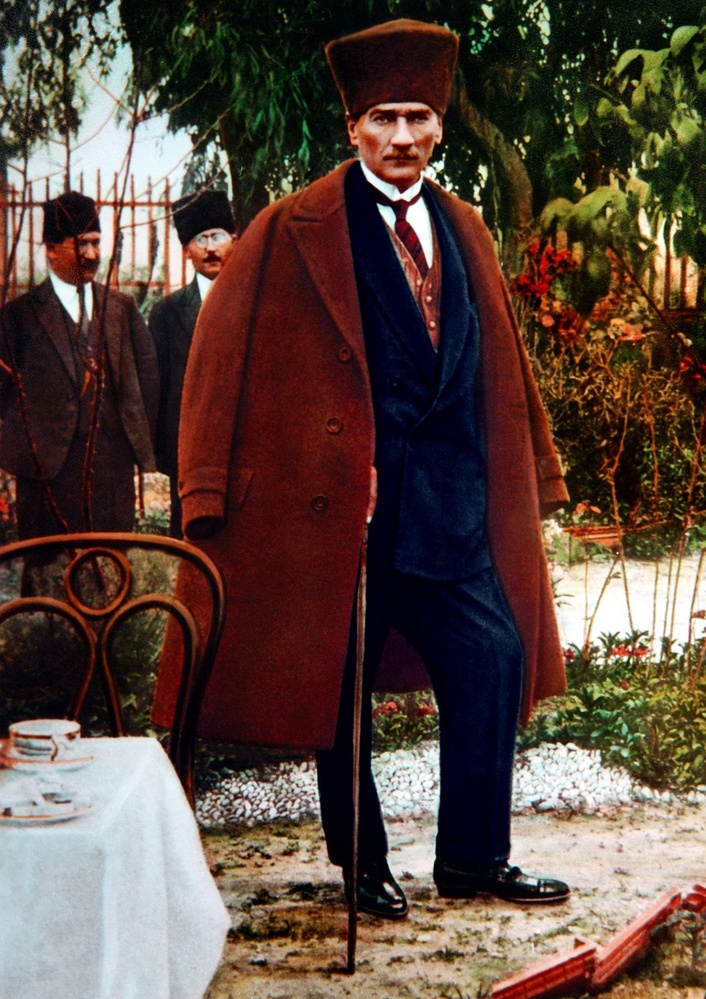
#> input picture trk.jpg, 706 x 999 px, shrunk from 1280 x 1810 before the run, found by its file name
$ python task2.1histogram_equalization.py
#> lines starting #> are read from the running program, lines starting #| are printed output that depends on the picture
import cv2
import numpy as np
from matplotlib import pyplot as plt

img=cv2.imread("C:/Users/Emre/Pictures/taskimage/trk.jpg")
#> img is the input picture: shape (999, 706, 3); mean B, G, R 63, 71.7, 91.1

hist,bins=np.histogram(img.flatten(),256,[0,256])
#> hist = 256 values, max 63940 at index 0, min 2581 at index 248, mean 8265.2; bins = 257 values from 0 to 256
#verilen görüntünün histogramı burada hesaplanır.
#hist= histogramdaki değerlerin sayılarnı içerir.   bins= histogramın kenarlarını belirler.
cdf=hist.cumsum()
#> cdf = 256 values from 63940 to 2115882
#CDF hesaplamak için kullanılır.Histogramdaki belirli bir değerin olasılığını hesaplamak için kullanılır.
cdf_normalized=cdf*float(hist.max())/cdf.max()
#> cdf_normalized = 256 values from 1932.2 to 63940
#Hesaplanan kümülatif dağılım fonksiyonunu CDF normalize etmek için kullanılır.
#hist.max= Histogramdaki en büyük değeri,CDF deki en büyük deperi temsil eder.CDF de olabilecek max piksel sayısını belirtir.
#cdf.max= CDFnin max değerini verir.

plt.plot(cdf_normalized,color = 'b')
plt.hist(img.flatten(),256,[0,256],color='r')
plt.xlim([0,256])
plt.legend(('cdf','histogram'),loc='upper left')
plt.show()
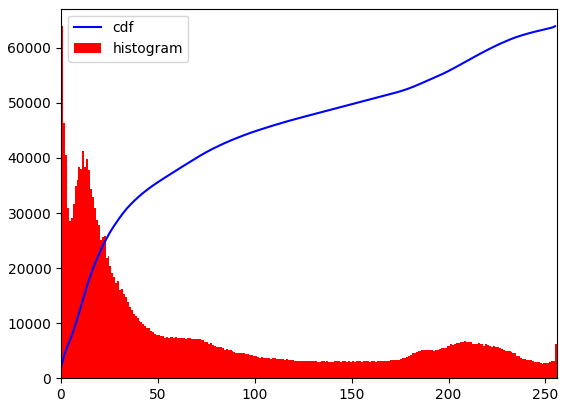
#> figure drawn by matplotlib, 1 panel; tallest bar 63940 high, from x = 0 to 1; curve peaks at x = 255, y = 63940

$ run again, with image.webp saved as trk.jpg
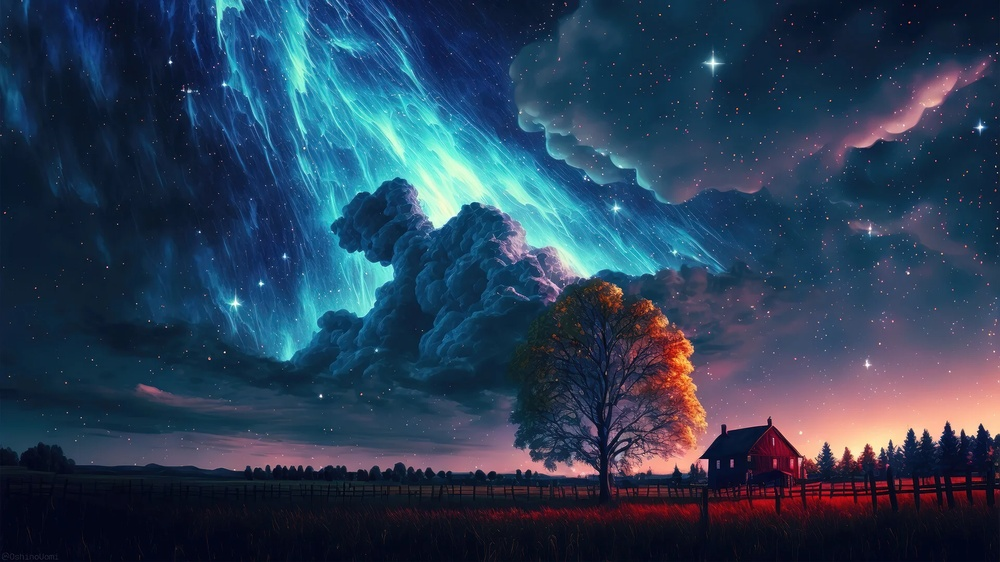
#> input picture image.webp, 1000 x 562 px, shrunk from 1920 x 1080 before the run, found by its file name
#> img is the input picture: shape (562, 1000, 3); mean B, G, R 86.5, 62.8, 42.1
#> hist = 256 values, max 34651 at index 14, min 525 at index 237, mean 6585.9; bins = 257 values from 0 to 256
#> cdf = 256 values from 1059 to 1686000
#> cdf_normalized = 256 values from 21.76 to 34651
#> `plt.show()`:
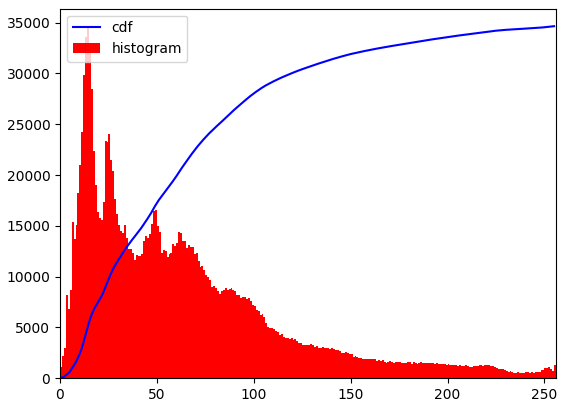
#> figure drawn by matplotlib, 1 panel; tallest bar 34651 high, from x = 14 to 15; curve peaks at x = 255, y = 34651
